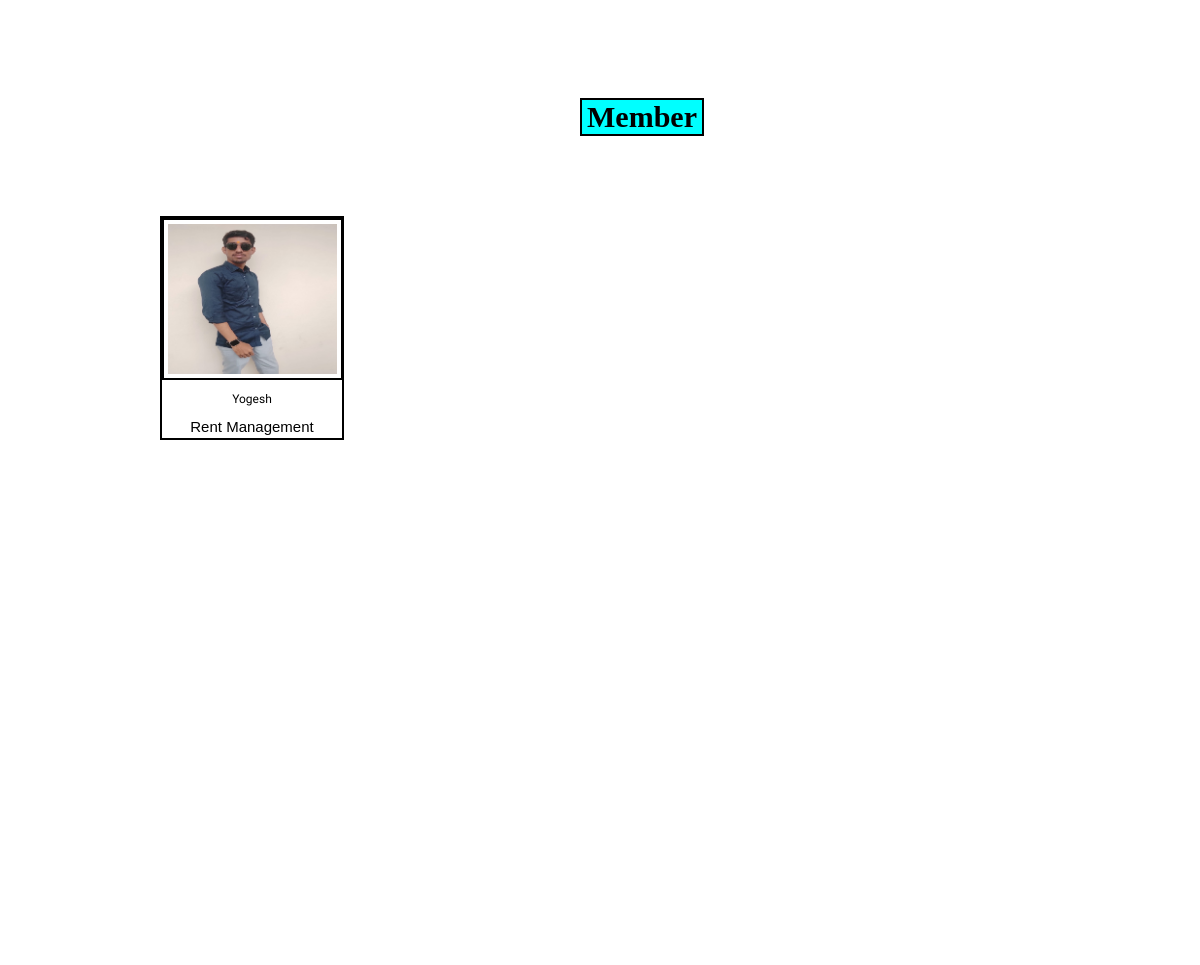
The app's page / (signed in, middle part), older data.
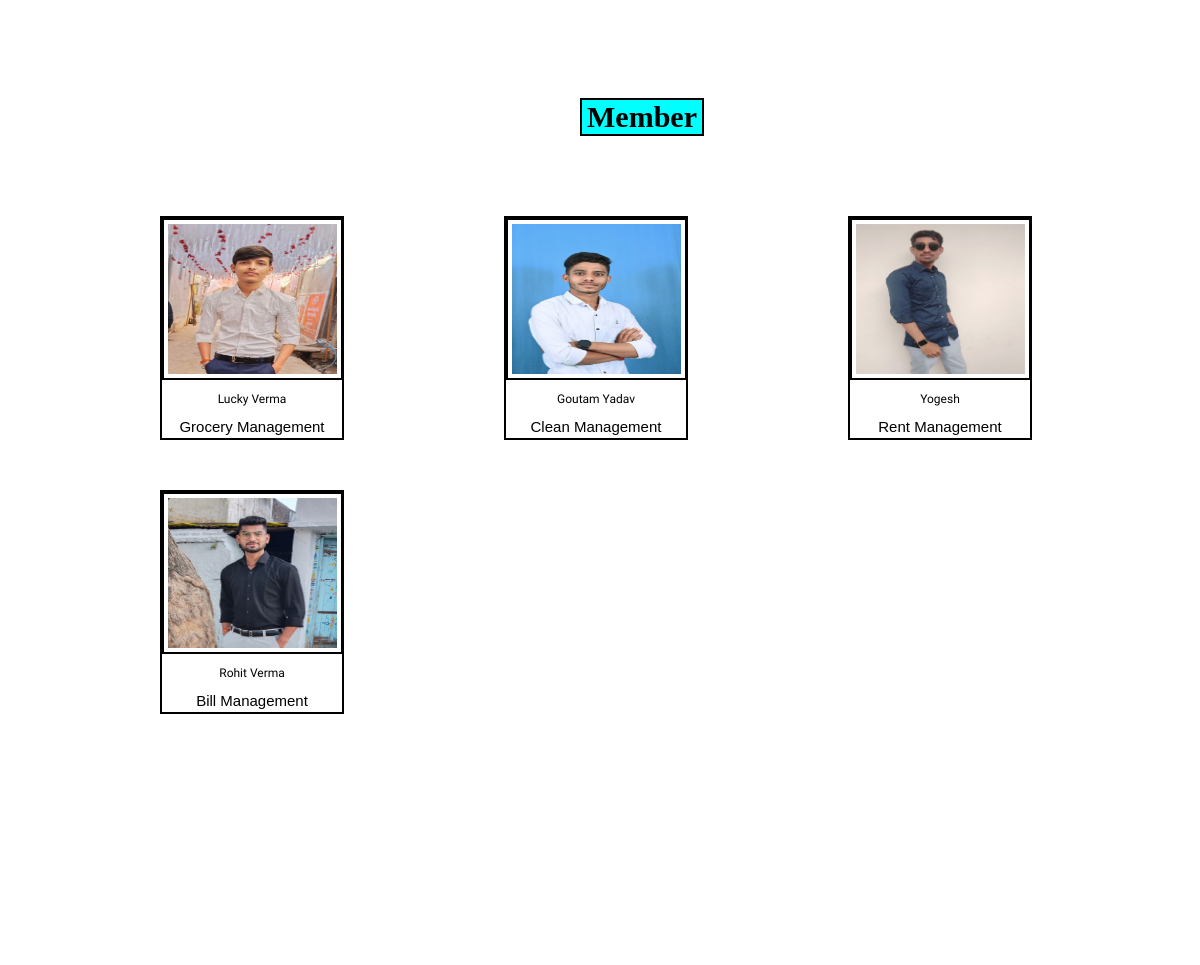
The same page, newer data.
### app1/models.py (models this page shows)
class Profile(models.Model):
    name = models.OneToOneField(User,on_delete=models.CASCADE,max_length=50)
    education = models.CharField(max_length=50,null=True)
    dept = models.CharField(choices=DEPARTMENT_TYPES,max_length=7,default='Member')
    gender = models.CharField(max_length=10,default=None)
    address = models.TextField(default=None)
    contact = models.IntegerField(default=None)
    profile = models.ImageField(upload_to='profile/',blank=True)

### app1/views.py (the view, shortened to what this page needs)
# urls.py: path('',views.index),
def index(request):
    if request.user.is_authenticated:
        data = Profile.objects.order_by("?")
        fm = ProductForm(initial={'user':request.user})
        return render(request,'index.html',{'data':data,'fm':fm})

### app1/templates/index.html (shortened to what this page needs)
{% extends "base.html" %}
{% load static %}
{% block contaner %}
<h2>Member</h2>
<div class="member">
  {% for i in data %}
  <div class="sub_member" >
  {% if i.profile %}
    <img src="{{i.profile.url}}" alt=' ' id='b'>
  {% endif %}
  <p><a href="#" target=" " class='y'>{{i.name}}</a></p>
  <p><a href="#" target=" " class='ds'>{{i.dept}} Management</a></p>
  </div>
  {% endfor %}
</div>
{% endblock %}

Row changes from the older to the newer data that the page shows:
added Profile: profile (picture), name "Lucky Verma", dept "Grocery"
added Profile: profile (picture), name "Goutam Yadav", dept "Clean"
added Profile: profile (picture), name "Rohit Verma", dept "Bill"
